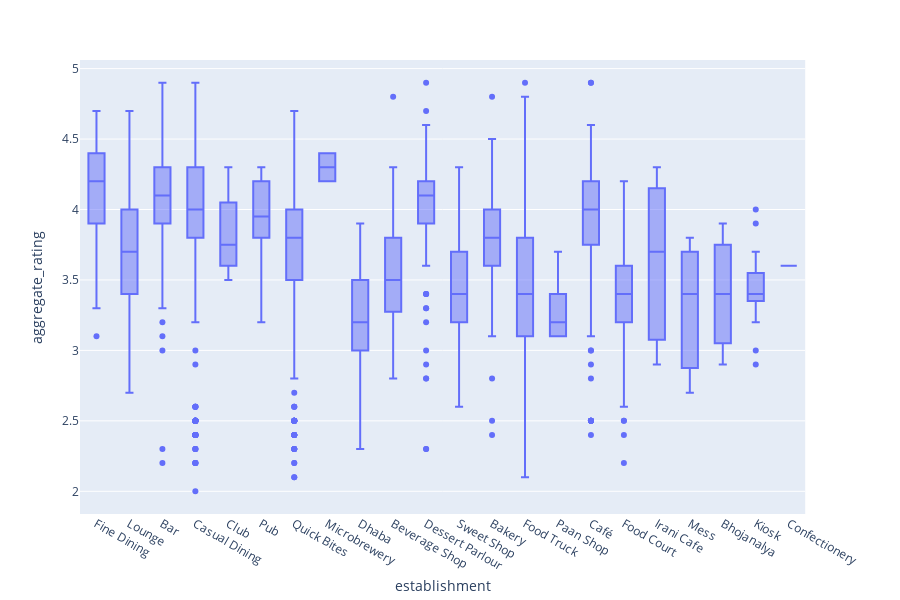

Notebook source saved alongside this figure:
### Code cell
px.box(pune_data.loc[pune_data['aggregate_rating']>0, :], x='establishment', y='aggregate_rating')

### Figure 1 — Plotly figure (JSON) as saved in the notebook; plotly's stock layout.template omitted (floating-point values rounded to 4 significant figures; data arrays with more than 128 entries replaced by an {"elided": "..."} marker saying what was removed)
{"data": [{"alignmentgroup": "True", "hoverlabel": {"namelength": 0}, "hovertemplate": "establishment=%{x}<br>aggregate_rating=%{y}", "legendgroup": "", "marker": {"color": "#636efa"}, "name": "", "notched": false, "offsetgroup": "", "orientation": "v", "showlegend": false, "type": "box", "x": {"elided": "1719 str values"}, "x0": " ", "xaxis": "x", "y": {"elided": "1719 float values"}, "y0": " ", "yaxis": "y"}], "layout": {"boxmode": "group", "height": 600, "legend": {"tracegroupgap": 0}, "margin": {"t": 60}, "xaxis": {"anchor": "y", "domain": [0, 0.98], "title": {"text": "establishment"}}, "yaxis": {"anchor": "x", "domain": [0, 1], "title": {"text": "aggregate_rating"}}}}
